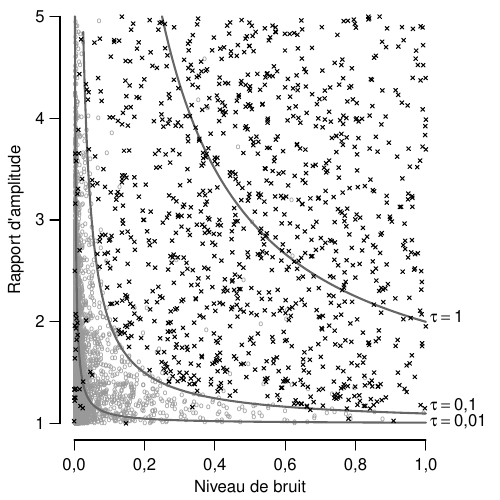

This chart was generated by the following R code:
pdf("compareOndes.pdf", height = 5, width = 5)
# setEPS()
# postscript("compareOndes.eps", height = 5, width = 5)

options(OutDec= ",")
 
ondesT = scan("ondesT.txt", what=list(0, 0), skip=1)
ondesF = scan("ondesF.txt", what=list(0, 0), skip=1)

ART = unlist(ondesT[1])
NLT = unlist(ondesT[2])
ARF = unlist(ondesF[1])
NLF = unlist(ondesF[2])

filterT = ART<5 & NLT>0.003
filterF = ARF<5

NLT = NLT[filterT]
ART = ART[filterT]
NLF = NLF[filterF]
ARF = ARF[filterF]

par(mar=c(3, 3, 0, 3), las=1)

plot(c(0, 1), c(1, 5), axes=FALSE, type="n", xlab="", ylab="")
title(xlab="Niveau de bruit", ylab="Rapport d'amplitude", line=1.8)

points( NLT, ART, pch='o', cex=0.5, col="grey60", xpd=NA )

x1 = c( seq((1/4), 1, 0.01))
x2 = c( seq((0.104/4), 0.1, 0.001), seq(0.1, 1, 0.01))
x3 = c( seq((0.01/4), 0.1, 0.001), seq(0.1, 1, 0.01))

th1 = 1/x1 + 1
# th2 = 0.104/x2 + 1
th2 = 0.1/x2 + 1
th3 = 0.01/x3 + 1

lines(x1, th1, lty=1, lwd=2, col="grey40")
lines(x2, th2, lty=1, lwd=2, col="grey40")
lines(x3, th3, lty=1, lwd=2, col="grey40")

points( NLF, ARF, pch=4, cex=0.5, xpd=FALSE )
axis(1, padj=-0.5)
axis(2, hadj=0.5)
# axis(4, at=c(1.02, 1.18, 2.05), labels=c(expression(tau == 0.01), expression(tau == 0.104), expression(tau == 1)), tick=FALSE, line=-1.5)
axis(4, at=c(1.02, 1.18, 2.05), labels=c(expression(tau == 0.01), expression(tau == 0.1), expression(tau == 1)), tick=FALSE, line=-1.5)

dev.off()
